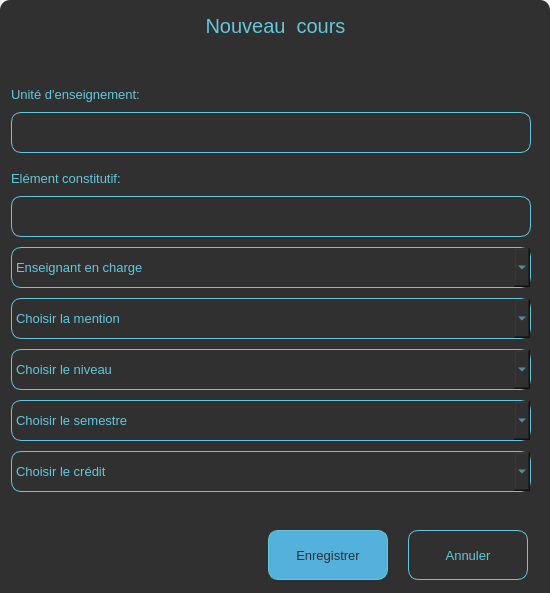
<?xml version="1.0" encoding="UTF-8"?>
<ui version="4.0">
 <class>Dialog</class>
 <widget class="QDialog" name="Dialog">
  <property name="geometry">
   <rect>
    <x>0</x>
    <y>0</y>
    <width>550</width>
    <height>593</height>
   </rect>
  </property>
  <property name="minimumSize">
   <size>
    <width>550</width>
    <height>593</height>
   </size>
  </property>
  <property name="maximumSize">
   <size>
    <width>550</width>
    <height>593</height>
   </size>
  </property>
  <property name="windowTitle">
   <string>Dialog</string>
  </property>
  <widget class="QFrame" name="frame">
   <property name="geometry">
    <rect>
     <x>0</x>
     <y>0</y>
     <width>550</width>
     <height>620</height>
    </rect>
   </property>
   <property name="styleSheet">
    <string notr="true">border-radius:10px; 
background-color:#303030;
</string>
   </property>
   <property name="frameShape">
    <enum>QFrame::StyledPanel</enum>
   </property>
   <property name="frameShadow">
    <enum>QFrame::Raised</enum>
   </property>
   <layout class="QVBoxLayout" name="verticalLayout_4">
    <property name="spacing">
     <number>7</number>
    </property>
    <property name="leftMargin">
     <number>11</number>
    </property>
    <property name="topMargin">
     <number>10</number>
    </property>
    <property name="rightMargin">
     <number>11</number>
    </property>
    <property name="bottomMargin">
     <number>40</number>
    </property>
    <item>
     <widget class="QFrame" name="frame_3">
      <property name="minimumSize">
       <size>
        <width>0</width>
        <height>0</height>
       </size>
      </property>
      <property name="frameShape">
       <enum>QFrame::StyledPanel</enum>
      </property>
      <property name="frameShadow">
       <enum>QFrame::Raised</enum>
      </property>
      <layout class="QHBoxLayout" name="horizontalLayout">
       <property name="spacing">
        <number>0</number>
       </property>
       <property name="leftMargin">
        <number>0</number>
       </property>
       <property name="topMargin">
        <number>0</number>
       </property>
       <property name="rightMargin">
        <number>0</number>
       </property>
       <property name="bottomMargin">
        <number>0</number>
       </property>
       <item>
        <spacer name="horizontalSpacer_7">
         <property name="orientation">
          <enum>Qt::Horizontal</enum>
         </property>
         <property name="sizeHint" stdset="0">
          <size>
           <width>40</width>
           <height>20</height>
          </size>
         </property>
        </spacer>
       </item>
       <item>
        <widget class="QLabel" name="label">
         <property name="minimumSize">
          <size>
           <width>211</width>
           <height>31</height>
          </size>
         </property>
         <property name="maximumSize">
          <size>
           <width>211</width>
           <height>31</height>
          </size>
         </property>
         <property name="font">
          <font>
           <pointsize>15</pointsize>
          </font>
         </property>
         <property name="styleSheet">
          <string notr="true">color: #63C8DC;</string>
         </property>
         <property name="text">
          <string>Nouveau  cours</string>
         </property>
         <property name="alignment">
          <set>Qt::AlignCenter</set>
         </property>
        </widget>
       </item>
       <item>
        <spacer name="horizontalSpacer_8">
         <property name="orientation">
          <enum>Qt::Horizontal</enum>
         </property>
         <property name="sizeHint" stdset="0">
          <size>
           <width>151</width>
           <height>20</height>
          </size>
         </property>
        </spacer>
       </item>
      </layout>
     </widget>
    </item>
    <item>
     <spacer name="verticalSpacer">
      <property name="orientation">
       <enum>Qt::Vertical</enum>
      </property>
      <property name="sizeHint" stdset="0">
       <size>
        <width>20</width>
        <height>17</height>
       </size>
      </property>
     </spacer>
    </item>
    <item>
     <layout class="QVBoxLayout" name="verticalLayout">
      <property name="spacing">
       <number>10</number>
      </property>
      <item>
       <layout class="QVBoxLayout" name="verticalLayout_2">
        <property name="spacing">
         <number>2</number>
        </property>
        <item>
         <layout class="QHBoxLayout" name="horizontalLayout_2">
          <item>
           <widget class="QLabel" name="label_2">
            <property name="minimumSize">
             <size>
              <width>181</width>
              <height>31</height>
             </size>
            </property>
            <property name="maximumSize">
             <size>
              <width>181</width>
              <height>31</height>
             </size>
            </property>
            <property name="font">
             <font>
              <pointsize>10</pointsize>
             </font>
            </property>
            <property name="styleSheet">
             <string notr="true">color: #63C8DC;</string>
            </property>
            <property name="text">
             <string>Unité d'enseignement:</string>
            </property>
           </widget>
          </item>
          <item>
           <spacer name="horizontalSpacer_3">
            <property name="orientation">
             <enum>Qt::Horizontal</enum>
            </property>
            <property name="sizeHint" stdset="0">
             <size>
              <width>40</width>
              <height>20</height>
             </size>
            </property>
           </spacer>
          </item>
         </layout>
        </item>
        <item>
         <widget class="QLineEdit" name="uniteLineEdit">
          <property name="minimumSize">
           <size>
            <width>520</width>
            <height>41</height>
           </size>
          </property>
          <property name="maximumSize">
           <size>
            <width>520</width>
            <height>41</height>
           </size>
          </property>
          <property name="font">
           <font>
            <pointsize>9</pointsize>
           </font>
          </property>
          <property name="styleSheet">
           <string notr="true">
border:1px solid #63C8DC;</string>
          </property>
         </widget>
        </item>
       </layout>
      </item>
      <item>
       <layout class="QVBoxLayout" name="verticalLayout_3">
        <property name="spacing">
         <number>2</number>
        </property>
        <item>
         <layout class="QHBoxLayout" name="horizontalLayout_3">
          <item>
           <widget class="QLabel" name="label_3">
            <property name="minimumSize">
             <size>
              <width>181</width>
              <height>31</height>
             </size>
            </property>
            <property name="maximumSize">
             <size>
              <width>181</width>
              <height>31</height>
             </size>
            </property>
            <property name="font">
             <font>
              <pointsize>10</pointsize>
             </font>
            </property>
            <property name="styleSheet">
             <string notr="true">color: #63C8DC;</string>
            </property>
            <property name="text">
             <string>Elément constitutif:</string>
            </property>
           </widget>
          </item>
          <item>
           <spacer name="horizontalSpacer_4">
            <property name="orientation">
             <enum>Qt::Horizontal</enum>
            </property>
            <property name="sizeHint" stdset="0">
             <size>
              <width>40</width>
              <height>20</height>
             </size>
            </property>
           </spacer>
          </item>
         </layout>
        </item>
        <item>
         <widget class="QLineEdit" name="elemCLineEdit">
          <property name="minimumSize">
           <size>
            <width>520</width>
            <height>41</height>
           </size>
          </property>
          <property name="maximumSize">
           <size>
            <width>520</width>
            <height>41</height>
           </size>
          </property>
          <property name="font">
           <font>
            <pointsize>9</pointsize>
           </font>
          </property>
          <property name="styleSheet">
           <string notr="true">border:1px solid #63C8DC;</string>
          </property>
         </widget>
        </item>
       </layout>
      </item>
      <item>
       <widget class="QComboBox" name="profComboBox">
        <property name="minimumSize">
         <size>
          <width>520</width>
          <height>41</height>
         </size>
        </property>
        <property name="maximumSize">
         <size>
          <width>520</width>
          <height>41</height>
         </size>
        </property>
        <property name="font">
         <font>
          <pointsize>10</pointsize>
         </font>
        </property>
        <property name="styleSheet">
         <string notr="true">border:1px solid #63C8DC;
color : #63C8DC;</string>
        </property>
        <item>
         <property name="text">
          <string>Enseignant en charge</string>
         </property>
        </item>
       </widget>
      </item>
      <item>
       <widget class="QComboBox" name="mentionComboBox">
        <property name="minimumSize">
         <size>
          <width>520</width>
          <height>41</height>
         </size>
        </property>
        <property name="maximumSize">
         <size>
          <width>520</width>
          <height>41</height>
         </size>
        </property>
        <property name="font">
         <font>
          <pointsize>10</pointsize>
         </font>
        </property>
        <property name="styleSheet">
         <string notr="true">border:1px solid #63C8DC;
color : #63C8DC;</string>
        </property>
        <item>
         <property name="text">
          <string>Choisir la mention</string>
         </property>
        </item>
        <item>
         <property name="text">
          <string>Informatique générale</string>
         </property>
        </item>
        <item>
         <property name="text">
          <string>Système et Réseaux</string>
         </property>
        </item>
        <item>
         <property name="text">
          <string>Génie logiciel</string>
         </property>
        </item>
        <item>
         <property name="text">
          <string>Systèmes embarqués</string>
         </property>
        </item>
        <item>
         <property name="text">
          <string>Cybersécurité</string>
         </property>
        </item>
        <item>
         <property name="text">
          <string>Intelligence Artificielle</string>
         </property>
        </item>
       </widget>
      </item>
      <item>
       <widget class="QComboBox" name="niveauComboBox">
        <property name="minimumSize">
         <size>
          <width>520</width>
          <height>41</height>
         </size>
        </property>
        <property name="maximumSize">
         <size>
          <width>520</width>
          <height>41</height>
         </size>
        </property>
        <property name="font">
         <font>
          <pointsize>10</pointsize>
         </font>
        </property>
        <property name="styleSheet">
         <string notr="true">border:1px solid #63C8DC;
color : #63C8DC;</string>
        </property>
        <item>
         <property name="text">
          <string>Choisir le niveau</string>
         </property>
        </item>
        <item>
         <property name="text">
          <string>L1</string>
         </property>
        </item>
        <item>
         <property name="text">
          <string>L2</string>
         </property>
        </item>
        <item>
         <property name="text">
          <string>L3</string>
         </property>
        </item>
        <item>
         <property name="text">
          <string>M1</string>
         </property>
        </item>
        <item>
         <property name="text">
          <string>M2</string>
         </property>
        </item>
       </widget>
      </item>
      <item>
       <widget class="QComboBox" name="semestreComboBox">
        <property name="minimumSize">
         <size>
          <width>520</width>
          <height>41</height>
         </size>
        </property>
        <property name="maximumSize">
         <size>
          <width>520</width>
          <height>41</height>
         </size>
        </property>
        <property name="font">
         <font>
          <pointsize>10</pointsize>
         </font>
        </property>
        <property name="styleSheet">
         <string notr="true">border:1px solid #63C8DC;
color : #63C8DC;</string>
        </property>
        <item>
         <property name="text">
          <string>Choisir le semestre</string>
         </property>
        </item>
        <item>
         <property name="text">
          <string>Semestre1</string>
         </property>
        </item>
        <item>
         <property name="text">
          <string>Semestre 2</string>
         </property>
        </item>
        <item>
         <property name="text">
          <string>Semestre 3</string>
         </property>
        </item>
        <item>
         <property name="text">
          <string>Semestre 4</string>
         </property>
        </item>
        <item>
         <property name="text">
          <string>Semestre 5</string>
         </property>
        </item>
        <item>
         <property name="text">
          <string>Semestre 6</string>
         </property>
        </item>
        <item>
         <property name="text">
          <string>Semestre 7</string>
         </property>
        </item>
        <item>
         <property name="text">
          <string>Semestre 8</string>
         </property>
        </item>
        <item>
         <property name="text">
          <string>Semestre 9</string>
         </property>
        </item>
        <item>
         <property name="text">
          <string>Semestre 10</string>
         </property>
        </item>
       </widget>
      </item>
      <item>
       <widget class="QComboBox" name="creditComboBox">
        <property name="minimumSize">
         <size>
          <width>520</width>
          <height>41</height>
         </size>
        </property>
        <property name="maximumSize">
         <size>
          <width>520</width>
          <height>41</height>
         </size>
        </property>
        <property name="font">
         <font>
          <pointsize>10</pointsize>
         </font>
        </property>
        <property name="styleSheet">
         <string notr="true">border:1px solid #63C8DC;
color : #63C8DC;</string>
        </property>
        <item>
         <property name="text">
          <string>Choisir le crédit</string>
         </property>
        </item>
        <item>
         <property name="text">
          <string>1</string>
         </property>
        </item>
        <item>
         <property name="text">
          <string>2</string>
         </property>
        </item>
        <item>
         <property name="text">
          <string>3</string>
         </property>
        </item>
        <item>
         <property name="text">
          <string>4</string>
         </property>
        </item>
       </widget>
      </item>
     </layout>
    </item>
    <item>
     <spacer name="verticalSpacer_2">
      <property name="orientation">
       <enum>Qt::Vertical</enum>
      </property>
      <property name="sizeHint" stdset="0">
       <size>
        <width>20</width>
        <height>17</height>
       </size>
      </property>
     </spacer>
    </item>
    <item>
     <widget class="QFrame" name="frame_5">
      <property name="frameShape">
       <enum>QFrame::StyledPanel</enum>
      </property>
      <property name="frameShadow">
       <enum>QFrame::Raised</enum>
      </property>
      <layout class="QHBoxLayout" name="horizontalLayout_8">
       <property name="leftMargin">
        <number>0</number>
       </property>
       <property name="topMargin">
        <number>0</number>
       </property>
       <property name="rightMargin">
        <number>11</number>
       </property>
       <property name="bottomMargin">
        <number>0</number>
       </property>
       <item>
        <spacer name="horizontalSpacer">
         <property name="orientation">
          <enum>Qt::Horizontal</enum>
         </property>
         <property name="sizeHint" stdset="0">
          <size>
           <width>40</width>
           <height>20</height>
          </size>
         </property>
        </spacer>
       </item>
       <item>
        <widget class="QFrame" name="frame_6">
         <property name="frameShape">
          <enum>QFrame::StyledPanel</enum>
         </property>
         <property name="frameShadow">
          <enum>QFrame::Raised</enum>
         </property>
         <layout class="QHBoxLayout" name="horizontalLayout_7">
          <property name="spacing">
           <number>20</number>
          </property>
          <property name="leftMargin">
           <number>0</number>
          </property>
          <property name="topMargin">
           <number>0</number>
          </property>
          <property name="rightMargin">
           <number>0</number>
          </property>
          <property name="bottomMargin">
           <number>0</number>
          </property>
          <item>
           <widget class="QPushButton" name="saveBtn">
            <property name="minimumSize">
             <size>
              <width>120</width>
              <height>50</height>
             </size>
            </property>
            <property name="maximumSize">
             <size>
              <width>120</width>
              <height>50</height>
             </size>
            </property>
            <property name="font">
             <font>
              <pointsize>10</pointsize>
             </font>
            </property>
            <property name="styleSheet">
             <string notr="true">
QPushButton {
color: rgb(48, 48, 48);
	background-color: rgb(83, 177, 220);
border-radius:10px;
border: 1px solid #63C8DC;
}
</string>
            </property>
            <property name="text">
             <string>Enregistrer</string>
            </property>
           </widget>
          </item>
          <item>
           <widget class="QPushButton" name="cancelBtn">
            <property name="minimumSize">
             <size>
              <width>120</width>
              <height>50</height>
             </size>
            </property>
            <property name="maximumSize">
             <size>
              <width>120</width>
              <height>50</height>
             </size>
            </property>
            <property name="font">
             <font>
              <pointsize>10</pointsize>
             </font>
            </property>
            <property name="styleSheet">
             <string notr="true">QPushButton {
color: #63C8DC;
background-color: #303030;
border-radius:10px;
border: 1px solid #63C8DC;
}
</string>
            </property>
            <property name="text">
             <string>Annuler</string>
            </property>
           </widget>
          </item>
         </layout>
        </widget>
       </item>
      </layout>
     </widget>
    </item>
   </layout>
  </widget>
 </widget>
 <resources/>
 <connections/>
</ui>
